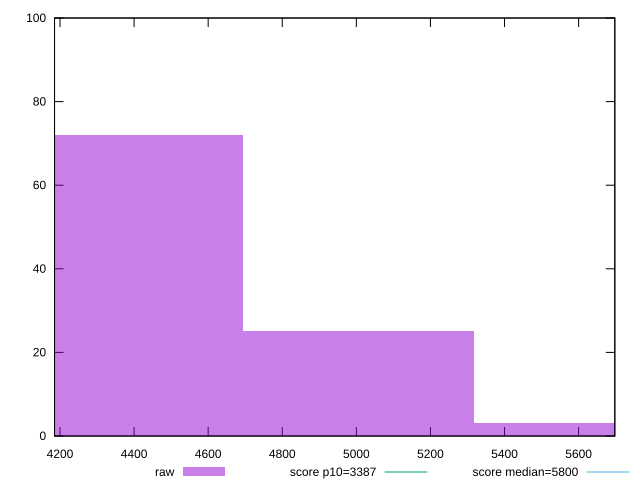

The gnuplot source for this figure:
reset

$raw <<EOF
5631.779530941227 3
5006.026249725535 25
4380.272968509844 72
EOF

set key outside below
set boxwidth 625.7532812156919
set xrange [4185.297575146969:5697.71409607805]
set yrange [0:100]
set trange [0:100]
set style fill transparent solid 0.5 noborder

set parametric
set terminal svg size 640, 490 enhanced background rgb 'white'
set output "report_00008_2021-01-22T20:58:29.167/speed-index/samples/pages+cached/raw/histogram.svg"

plot $raw title "raw" with boxes, \
     3387,t title "score p10=3387", \
     5800,t title "score median=5800"

reset
